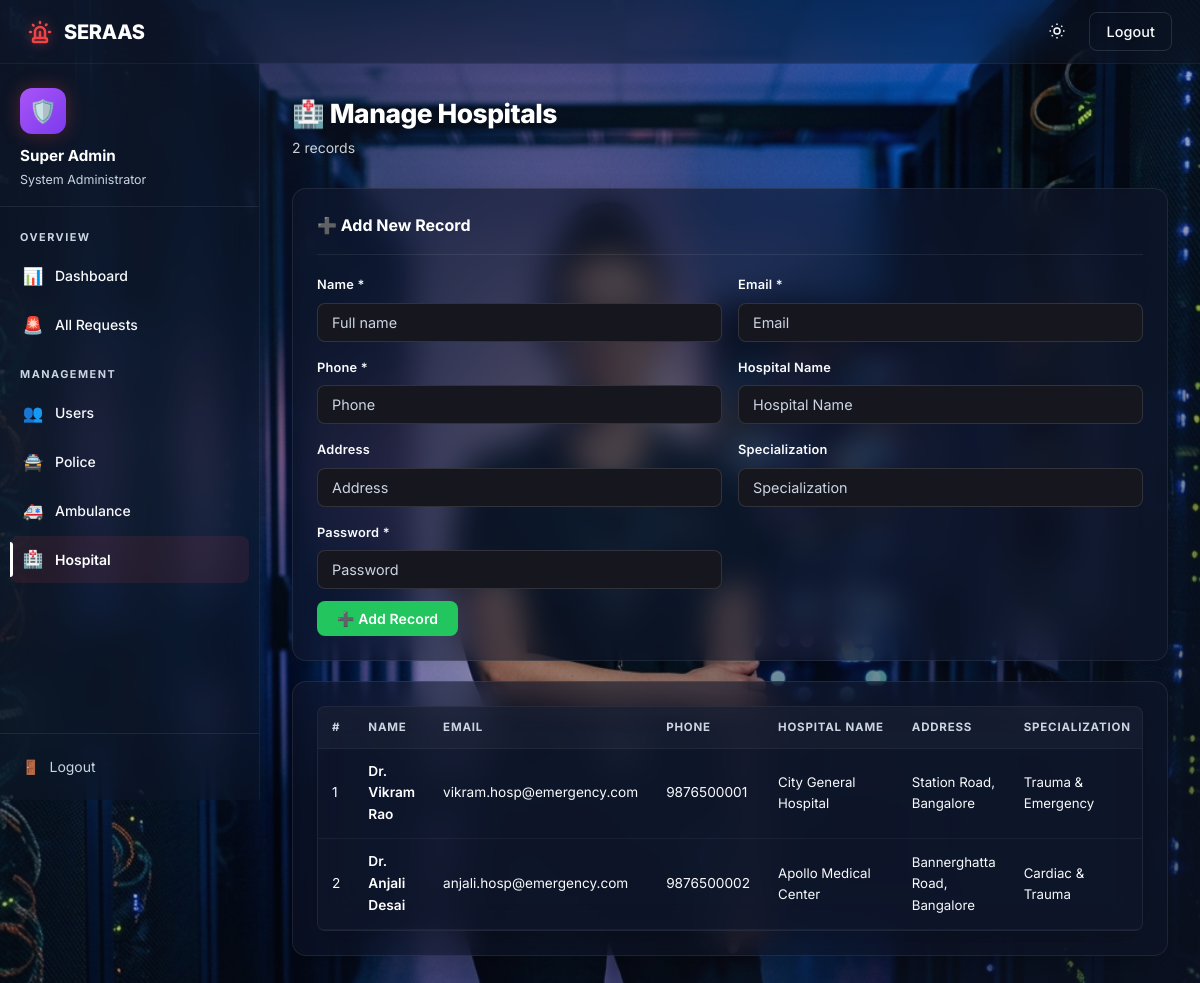
/admin/hospital.php (signed in), run on the app's committed database.
### tables this page shows
CREATE TABLE hospital (id INT AUTO_INCREMENT PRIMARY KEY, name VARCHAR(100) NOT NULL, email VARCHAR(150) NOT NULL UNIQUE, phone VARCHAR(20) NOT NULL, password VARCHAR(255) NOT NULL, hospital_name VARCHAR(200) DEFAULT NULL, hospital_address TEXT, specialization VARCHAR(200) DEFAULT NULL, bed_capacity INT DEFAULT NULL, status ENUM('active','inactive') DEFAULT 'active', created_at TIMESTAMP DEFAULT CURRENT_TIMESTAMP);

### admin/hospital.php (the view, shortened to what this page needs)
<?php
require_once '../db.php';
$records=mysqli_query($conn,"SELECT * FROM hospital ORDER BY created_at DESC");
$labels=explode(',','Hospital Name,Address,Specialization');
$fields=explode(',','hospital_name,hospital_address,specialization');
?>
<!DOCTYPE html>
<html lang="en">
<head><meta charset="UTF-8"><meta name="viewport" content="width=device-width,initial-scale=1">
<title>Manage Hospitals — Admin</title><link rel="stylesheet" href="../assets/css/style.css?v=5.0"></head>
<body class="login-bg-admin">
<nav class="navbar"><div class="nav-brand"> SERAAS</div>
<div class="nav-links">
    <button id="theme-toggle" class="btn btn-ghost btn-sm" aria-label="Toggle Theme" style="padding:6px;margin-right:8px;">
    </button><a href="../logout.php" class="btn btn-ghost btn-sm">Logout</a></div></nav>
<div class="layout">
  <div class="sidebar">
    <div class="sidebar-header">
      <div class="sidebar-avatar" style="background:linear-gradient(135deg,var(--purple),#7c3aed);">🛡️</div>
      <div class="sidebar-name"><?=htmlspecialchars($_SESSION['admin_name'])?></div>
      <div class="sidebar-role">System Administrator</div>
    </div>
    <div class="sidebar-nav">
      <div class="nav-section-label">Overview</div>
      <a href="dashboard.php"><span class="nav-icon">📊</span> Dashboard</a>
      <a href="requests.php"><span class="nav-icon">🚨</span> All Requests</a>
      <div class="nav-section-label" style="margin-top:8px;">Management</div>
      <a href="users.php"><span class="nav-icon">👥</span> Users</a>
      <a href="police.php"><span class="nav-icon">🚔</span> Police</a>
      <a href="ambulance.php"><span class="nav-icon">🚑</span> Ambulance</a>
      <a href="hospital.php" class="active"><span class="nav-icon">🏥</span> Hospital</a>
    </div>
    <div class="sidebar-footer"><a href="../logout.php"><span class="nav-icon">🚪</span> Logout</a></div>
  </div>
  <div class="main-content">
    <div class="page-header">
      <div class="page-header-left"><h1>🏥 Manage Hospitals</h1><p><?=mysqli_num_rows($records)?> records</p></div>
    </div>
    <div class="card" style="margin-bottom:20px;">
      <div class="card-header"><div class="card-title">➕ Add New Record</div></div>
      <form method="POST"><?=csrf_field()?>
        <div class="form-grid-2">
          <div class="form-group" style="margin:0"><label>Name *</label><input type="text" name="name" placeholder="Full name" required></div>
          <div class="form-group" style="margin:0"><label>Email *</label><input type="email" name="email" placeholder="Email" required></div>
          <div class="form-group" style="margin:0"><label>Phone *</label><input type="text" name="phone" placeholder="Phone" required></div>
          <div class="form-group" style="margin:0"><label><?=$labels[0]?></label><input type="text" name="field1" placeholder="<?=$labels[0]?>"></div>
          <div class="form-group" style="margin:0"><label><?=$labels[1]?></label><input type="text" name="field2" placeholder="<?=$labels[1]?>"></div>
          <div class="form-group" style="margin:0"><label><?=$labels[2]?></label><input type="text" name="field3" placeholder="<?=$labels[2]?>"></div>
          <div class="form-group" style="margin:0"><label>Password *</label><input type="password" name="password" placeholder="Password" required></div>
        </div>
        <button type="submit" name="add_record" class="btn btn-success" style="margin-top:12px;">➕ Add Record</button>
      </form>
    </div>
    <div class="card">
      <div class="table-wrap">
        <table>
          <thead><tr><th>#</th><th>Name</th><th>Email</th><th>Phone</th>
            <?php foreach($labels as $lbl): ?><th><?=$lbl?></th><?php endforeach; ?>
            <th>Status</th><th>Actions</th></tr></thead>
          <tbody>
          <?php $i=1; while($r=mysqli_fetch_assoc($records)): ?>
          <tr>
            <td><?=$i++?></td>
            <td><strong><?=htmlspecialchars($r['name'])?></strong></td>
            <td style="font-size:.85rem;"><?=htmlspecialchars($r['email'])?></td>
            <td><?=htmlspecialchars($r['phone'])?></td>
            <?php foreach($fields as $f): ?><td style="font-size:.83rem;"><?=htmlspecialchars($r[$f]??'—')?></td><?php endforeach; ?>
          </tr>
          <?php endwhile; ?>
          </tbody>
        </table>
      </div>
    </div>
  </div>
</div>
</body></html>

### data on the page
hospital: name "Dr. Vikram Rao", email "vikram.hosp@emergency.com", phone "9876500001", hospital_name "City General Hospital", hospital_address "Station Road, Bangalore", specialization "Trauma & Emergency"
hospital: name "Dr. Anjali Desai", email "anjali.hosp@emergency.com", phone "9876500002", hospital_name "Apollo Medical Center", hospital_address "Bannerghatta Road, Bangalore", specialization "Cardiac & Trauma"

### other printed values
$_SESSION['admin_name'] "Super Admin"
mysqli_num_rows($records) "2"
$labels[0] "Hospital Name"
$labels[1] "Address"
$labels[2] "Specialization"
$lbl "HOSPITAL NAME"
$lbl "ADDRESS"
$lbl "SPECIALIZATION"
